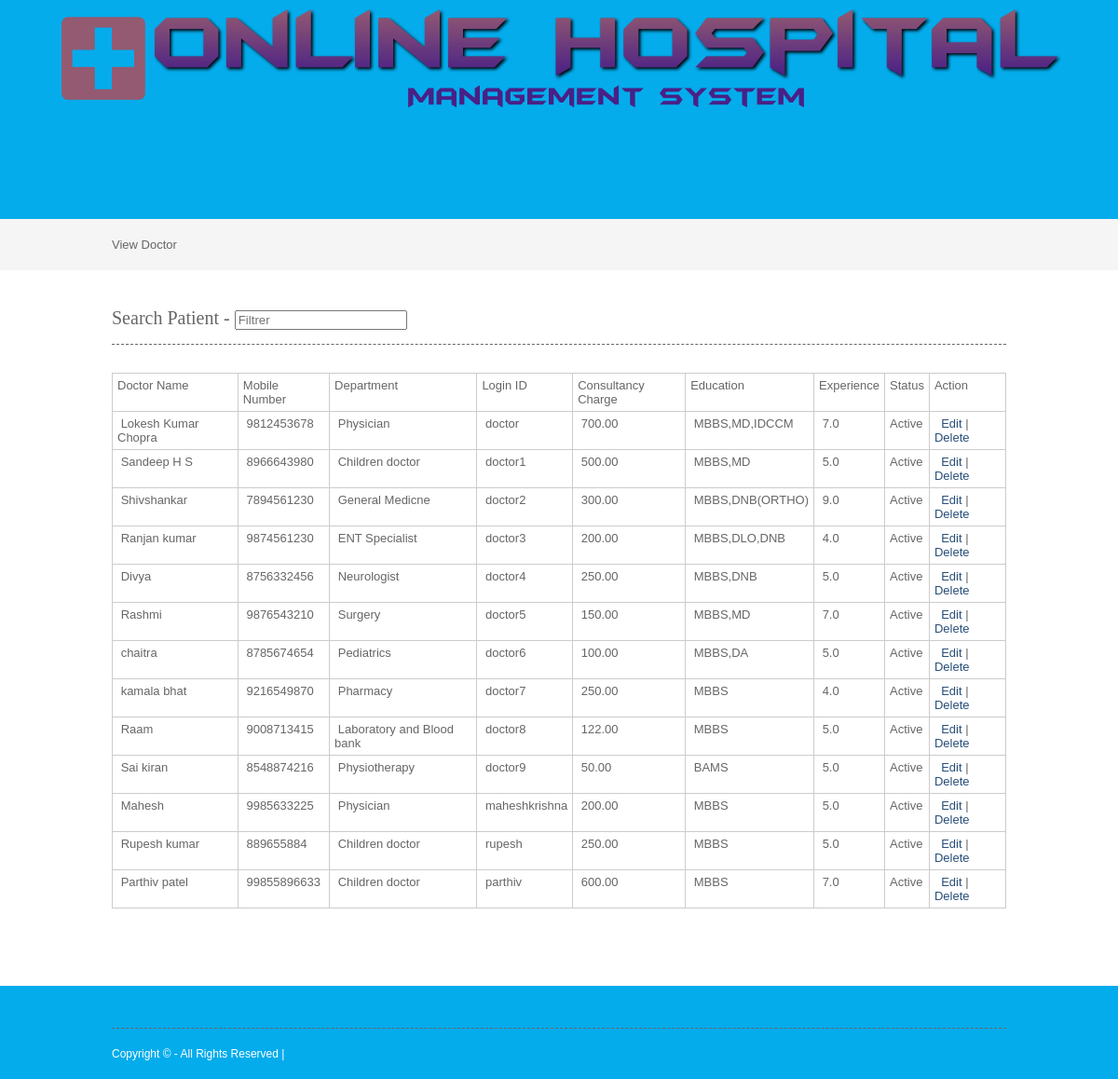
Page /php/viewdoctor.php on the committed database.
### tables this page shows
CREATE TABLE IF NOT EXISTS `doctor` (
  `doctorid` int(10) NOT NULL AUTO_INCREMENT,
  `doctorname` varchar(50) NOT NULL,
  `mobileno` varchar(15) NOT NULL,
  `departmentid` int(10) NOT NULL,
  `loginid` varchar(25) NOT NULL,
  `password` varchar(25) NOT NULL,
  `status` varchar(10) NOT NULL,
  `education` varchar(25) NOT NULL,
  `experience` float(11,1) NOT NULL,
  `consultancy_charge` float(10,2) NOT NULL,
  PRIMARY KEY (`doctorid`)
);

CREATE TABLE IF NOT EXISTS `department` (
  `departmentid` int(10) NOT NULL AUTO_INCREMENT,
  `departmentname` varchar(100) NOT NULL,
  `description` text NOT NULL,
  `status` varchar(10) NOT NULL,
  PRIMARY KEY (`departmentid`)
);

### php/viewdoctor.php (the view, shortened to what this page needs)
<?php
include("headers.php");
include("dbconnection.php");
?>
<div class="wrapper col2">
  <div id="breadcrumb">View  Doctor  </div>
</div>
<div class="wrapper col4">
  <div id="container">
<section class="container">
<h2>Search Patient - <input type="search" class="light-table-filter" data-table="order-table" placeholder="Filtrer" /></h2>
	<table class="order-table">
      <thead>
    <table style="width:100%;" border="3">
      <tbody>
        <tr>
          <td>Doctor Name</td>
          <td>Mobile Number</td>
          <td>Department</td>
          <td>Login ID</td>
          <td>Consultancy Charge</td>
          <td>Education</td>
          <td>Experience</td>
          <td>Status</td>
          <td>Action</td>
        </tr>
          <?php
		$sql ="SELECT * FROM doctor";
		$qsql = mysqli_query($con,$sql);
		while($rs = mysqli_fetch_array($qsql))
		{
			$sqldept = "SELECT * FROM department WHERE departmentid='$rs[departmentid]'";
			$qsqldept = mysqli_query($con,$sqldept);
			$rsdept = mysqli_fetch_array($qsqldept);
        echo "<tr>
          <td>&nbsp;$rs[doctorname]</td>
          <td>&nbsp;$rs[mobileno]</td>
		   <td>&nbsp;$rsdept[departmentname]</td>
			<td>&nbsp;$rs[loginid]</td>
			<td>&nbsp;$rs[consultancy_charge]</td>
			 <td>&nbsp;$rs[education]</td>
			<td>&nbsp;$rs[experience]</td>
          <td>$rs[status]</td>
           <td>&nbsp;
		   <a href='doctor.php?editid=$rs[doctorid]'>Edit</a> | <a href='viewdoctor.php?delid=$rs[doctorid]'>Delete</a> </td>
        </tr>";
		}
		?>      </tbody>
    </table>
    <p>&nbsp;</p>
  </div>
</div>
<?php
include("footers.php");
?>

### layout/styles/layout.css (style rules this page uses)
html { overflow-y:scroll; }
body { margin:0; padding:0; font-size:13px; font-family:verdana, Arial, Helvetica, sans-serif; color:#FFFFFF; background-color:#4F473A; }
a { outline:none; text-decoration:none; }
div.wrapper { display:block; width:100%; margin:0; text-align:left; }
.col2 { color:#666666; background-color:#F5F5F5; }
.col3, .col4 { color:#666666; background-color:#FFFFFF; }
#head, #gallery, #breadcrumb, #container, #footer { display:block; position:relative; width:960px; margin:0 auto; }
#breadcrumb { padding:20px 0; }
#container { padding:40px 0; }
#container h1, #container h2, #container h3, #container h4, #container h5, #container h6 { margin:0 0 15px 0; padding:0 0 15px 0; line-height:normal; font-weight:normal; font-size:20px; font-family:Georgia, "Times New Roman", Times, serif; border-bottom:1px dashed #666666; }
#container a { color:#294E79; background-color:#FFFFFF; }

### layout/styles/tables.css (style rules this page uses)
table { width:100%; border-collapse:collapse; table-layout:auto; vertical-align:top; margin-bottom:15px; border:1px solid #CCCCCC; }
table tbody td { vertical-align:top; border-collapse:collapse; border-left:1px solid #CCCCCC; border-right:1px solid #CCCCCC; }
table thead th, table tbody td { padding:5px; border-collapse:collapse; }

### rows in the picture
doctor: doctorname "Lokesh Kumar Chopra", mobileno "9812453678", departmentid.departmentname "Physician", loginid "doctor", consultancy_charge "700.00", education "MBBS,MD,IDCCM", experience "7.0", status "Active"
doctor: doctorname "Sandeep H S", mobileno "8966643980", departmentid.departmentname "Children doctor", loginid "doctor1", consultancy_charge "500.00", education "MBBS,MD", experience "5.0", status "Active"
doctor: doctorname "Shivshankar", mobileno "7894561230", departmentid.departmentname "General Medicne", loginid "doctor2", consultancy_charge "300.00", education "MBBS,DNB(ORTHO)", experience "9.0", status "Active"
doctor: doctorname "Ranjan kumar", mobileno "9874561230", departmentid.departmentname "ENT Specialist", loginid "doctor3", consultancy_charge "200.00", education "MBBS,DLO,DNB", experience "4.0", status "Active"
doctor: doctorname "Divya", mobileno "8756332456", departmentid.departmentname "Neurologist", loginid "doctor4", consultancy_charge "250.00", education "MBBS,DNB", experience "5.0", status "Active"
doctor: doctorname "Rashmi", mobileno "9876543210", departmentid.departmentname "Surgery", loginid "doctor5", consultancy_charge "150.00", education "MBBS,MD", experience "7.0", status "Active"
doctor: doctorname "chaitra", mobileno "8785674654", departmentid.departmentname "Pediatrics", loginid "doctor6", consultancy_charge "100.00", education "MBBS,DA", experience "5.0", status "Active"
doctor: doctorname "kamala bhat", mobileno "9216549870", departmentid.departmentname "Pharmacy", loginid "doctor7", consultancy_charge "250.00", education "MBBS", experience "4.0", status "Active"
doctor: doctorname "Raam", mobileno "9008713415", departmentid.departmentname "Laboratory and Blood bank", loginid "doctor8", consultancy_charge "122.00", education "MBBS", experience "5.0", status "Active"
doctor: doctorname "Sai kiran", mobileno "8548874216", departmentid.departmentname "Physiotherapy", loginid "doctor9", consultancy_charge "50.00", education "BAMS", experience "5.0", status "Active"
doctor: doctorname "Mahesh", mobileno "9985633225", departmentid.departmentname "Physician", loginid "maheshkrishna", consultancy_charge "200.00", education "MBBS", experience "5.0", status "Active"
doctor: doctorname "Rupesh kumar", mobileno "889655884", departmentid.departmentname "Children doctor", loginid "rupesh", consultancy_charge "250.00", education "MBBS", experience "5.0", status "Active"
doctor: doctorname "Parthiv patel", mobileno "99855896633", departmentid.departmentname "Children doctor", loginid "parthiv", consultancy_charge "600.00", education "MBBS", experience "7.0", status "Active"
